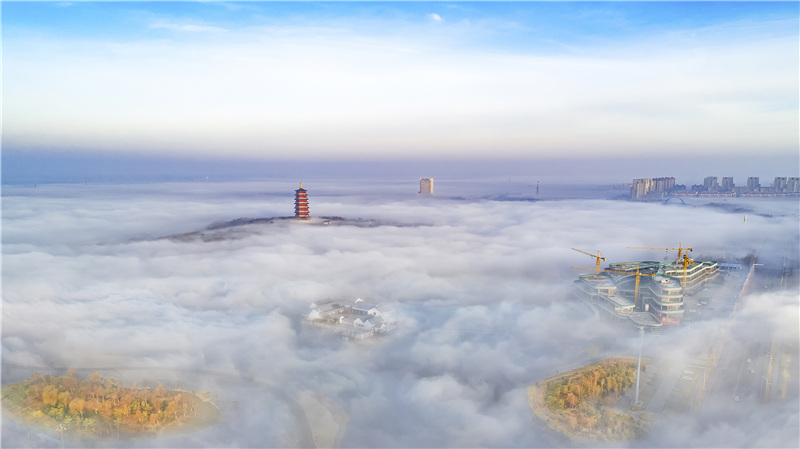
//> input picture Qt code/untitled41/build/Desktop_Qt_6_7_3-Debug/1.jpeg, 800 x 449 px
$ ./main   (built with g++ and OpenCV 4)
//> lines starting //> are read from the running program, lines starting //| are printed output that depends on the picture
#include <opencv2/opencv.hpp>

int main()
{
    cv::Mat equalLena = imread("1.jpeg", cv::IMREAD_ANYDEPTH);
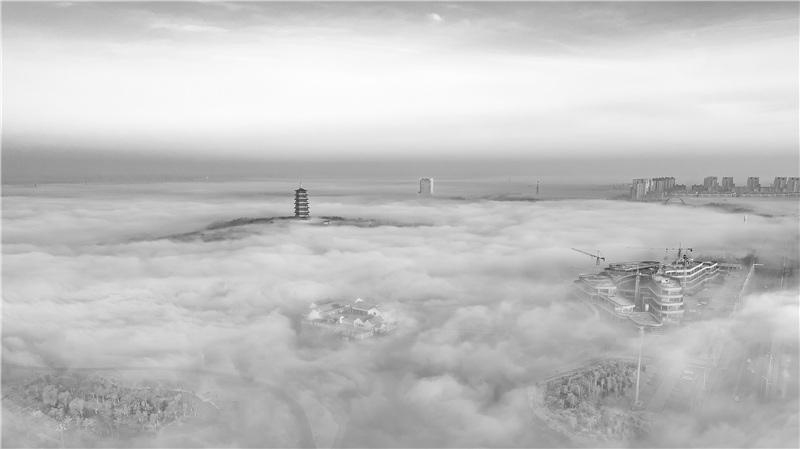
//> equalLena: 449 rows x 800 cols, CV_8UC1; min 33, max 255, mean 193.7
    cv::Mat equalLena_gauss = imread("2.jpeg", cv::IMREAD_ANYDEPTH);
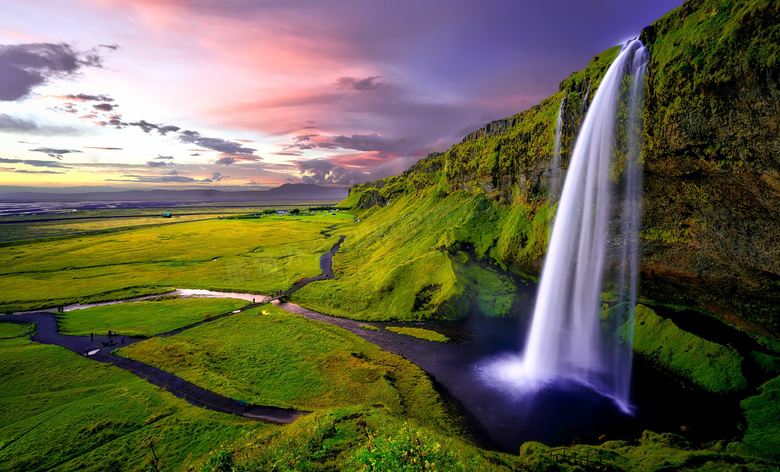
//> input picture Qt code/untitled41/build/Desktop_Qt_6_7_3-Debug/2.jpeg, 780 x 472 px
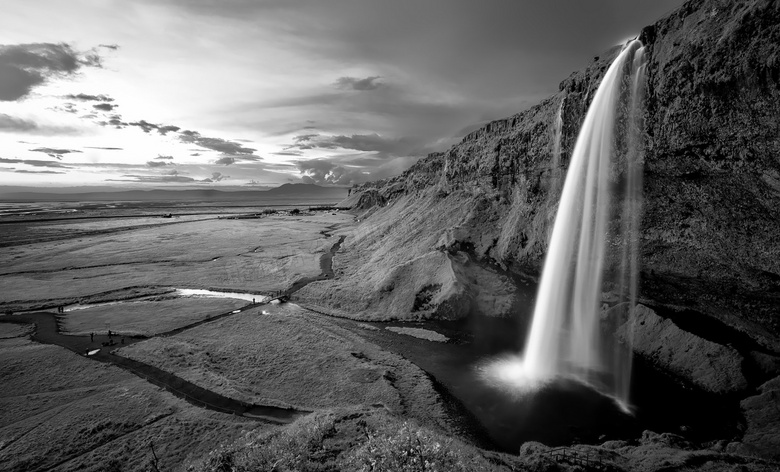
//> equalLena_gauss: 472 rows x 780 cols, CV_8UC1; min 0, max 255, mean 98.6
    cv::Mat equalLena_salt = imread("11.jpeg", cv::IMREAD_ANYDEPTH);
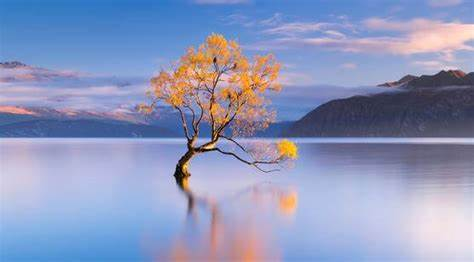
//> input picture Qt code/untitled41/build/Desktop_Qt_6_7_3-Debug/11.jpeg, 474 x 262 px
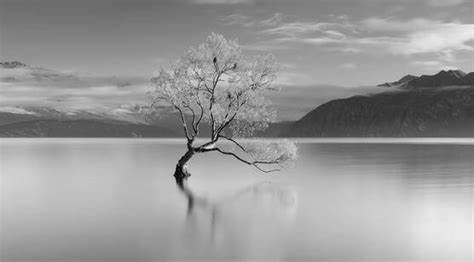
//> equalLena_salt: 262 rows x 474 cols, CV_8UC1; min 0, max 240, mean 152.4

    cv::Mat result_3, result_9; //存放不含噪声滤波结果，后面的数字代表滤波器尺寸
    cv::Mat result_3gauss, result_9gauss; //存放含有高斯噪声滤波结果，后面的数字代表滤波器尺寸
    cv::Mat result_3salt, result_9salt; //存放含有椒盐噪声滤波结果，后面的数字代表滤波器尺寸

    //调用均值滤波函数blur()进行滤波
    blur(equalLena, result_3, cv::Size(3, 3));
    blur(equalLena, result_9, cv::Size(9, 9));
    blur(equalLena_gauss, result_3gauss, cv::Size(3, 3));
    blur(equalLena_gauss, result_9gauss, cv::Size(9, 9));
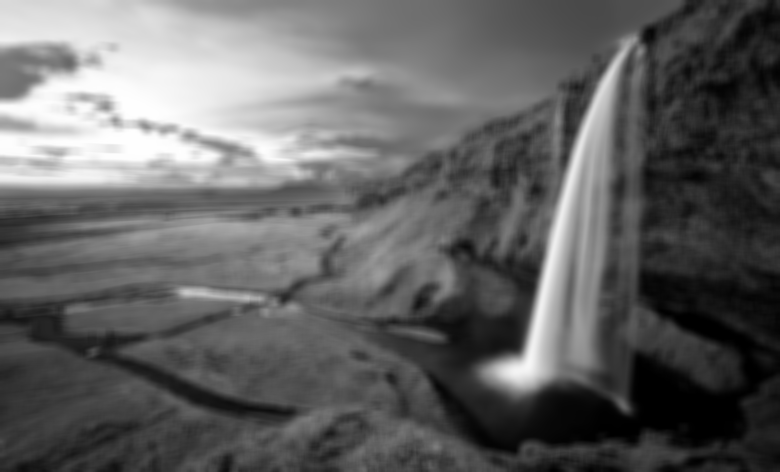
//> result_9gauss: 472 rows x 780 cols, CV_8UC1; min 0, max 254, mean 98.6
    blur(equalLena_salt, result_3salt, cv::Size(3, 3));
    blur(equalLena_salt, result_9salt, cv::Size(9, 9));
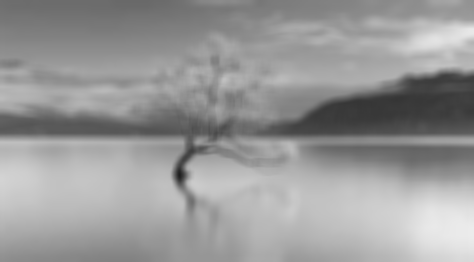
//> result_9salt: 262 rows x 474 cols, CV_8UC1; min 30, max 236, mean 152.4

    //显示不含噪声图像
    imshow("equalLena ", equalLena);
    imshow("result_3", result_3);
    imshow("result_9", result_9);
    //显示含有高斯噪声图像
    imshow("equalLena_gauss", equalLena_gauss);
    imshow("result_3gauss", result_3gauss);
    imshow("result_9gauss", result_9gauss);
    //显示含有椒盐噪声图像
    imshow("equalLena_salt", equalLena_salt);
    imshow("result_3salt", result_3salt);
    imshow("result_9salt", result_9salt);

    cv::waitKey(0);

    return 0;
}
